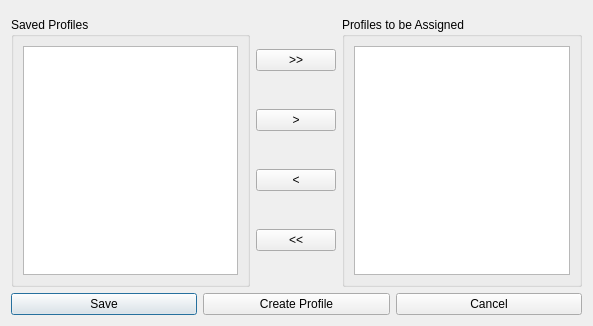
<?xml version="1.0" encoding="UTF-8"?>
<ui version="4.0">
 <class>Dialog</class>
 <widget class="QDialog" name="Dialog">
  <property name="geometry">
   <rect>
    <x>0</x>
    <y>0</y>
    <width>593</width>
    <height>326</height>
   </rect>
  </property>
  <property name="windowTitle">
   <string>Assign Profiles to Database</string>
  </property>
  <layout class="QGridLayout" name="gridLayout_3">
   <item row="2" column="0">
    <layout class="QHBoxLayout" name="horizontalLayout">
     <item>
      <widget class="QPushButton" name="saveButton">
       <property name="text">
        <string>Save</string>
       </property>
      </widget>
     </item>
     <item>
      <widget class="QPushButton" name="createProfile">
       <property name="text">
        <string>Create Profile</string>
       </property>
      </widget>
     </item>
     <item>
      <widget class="QPushButton" name="cancelButton">
       <property name="text">
        <string>Cancel</string>
       </property>
      </widget>
     </item>
    </layout>
   </item>
   <item row="1" column="0">
    <layout class="QHBoxLayout" name="horizontalLayout_2">
     <item>
      <widget class="QGroupBox" name="groupBox">
       <property name="title">
        <string>Saved Profiles</string>
       </property>
       <layout class="QGridLayout" name="gridLayout">
        <item row="0" column="0">
         <widget class="QListWidget" name="possibleProfiles">
          <property name="selectionMode">
           <enum>QAbstractItemView::MultiSelection</enum>
          </property>
         </widget>
        </item>
       </layout>
      </widget>
     </item>
     <item>
      <layout class="QVBoxLayout" name="verticalLayout">
       <item>
        <widget class="QPushButton" name="insertAllButton">
         <property name="text">
          <string>&gt;&gt;</string>
         </property>
        </widget>
       </item>
       <item>
        <widget class="QPushButton" name="insertButton">
         <property name="text">
          <string>&gt;</string>
         </property>
        </widget>
       </item>
       <item>
        <widget class="QPushButton" name="removeButton">
         <property name="text">
          <string>&lt;</string>
         </property>
        </widget>
       </item>
       <item>
        <widget class="QPushButton" name="removeAllButton">
         <property name="text">
          <string>&lt;&lt;</string>
         </property>
        </widget>
       </item>
      </layout>
     </item>
     <item>
      <widget class="QGroupBox" name="groupBox_2">
       <property name="title">
        <string>Profiles to be Assigned</string>
       </property>
       <layout class="QGridLayout" name="gridLayout_2">
        <item row="0" column="0">
         <widget class="QListWidget" name="assignedProfiles">
          <property name="selectionMode">
           <enum>QAbstractItemView::MultiSelection</enum>
          </property>
         </widget>
        </item>
       </layout>
      </widget>
     </item>
    </layout>
   </item>
   <item row="0" column="0">
    <widget class="ConnectionWidget" name="widget" native="true"/>
   </item>
  </layout>
 </widget>
 <customwidgets>
  <customwidget>
   <class>ConnectionWidget</class>
   <extends>QWidget</extends>
   <header>DsgTools.CustomWidgets.connectionWidget.h</header>
   <container>1</container>
  </customwidget>
 </customwidgets>
 <resources/>
 <connections/>
</ui>
